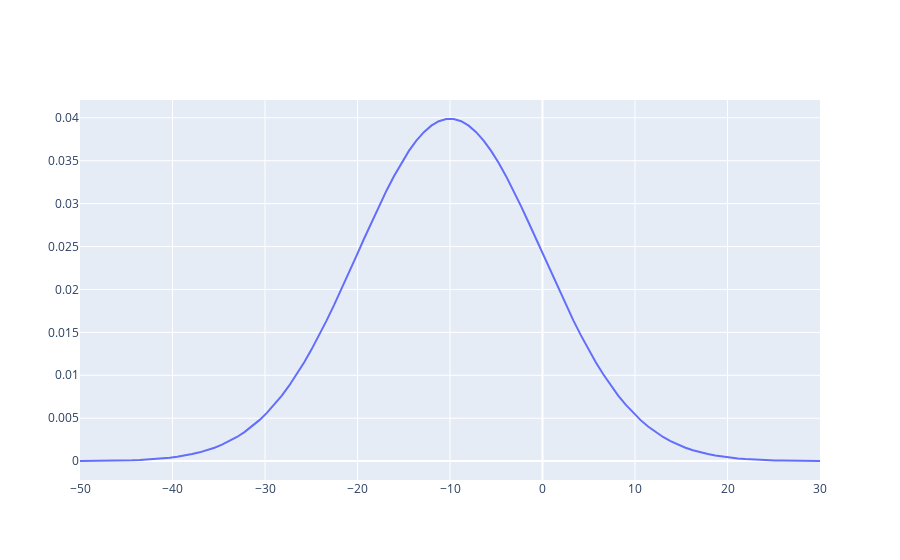

The notebook cell this image was saved under:
### Code cell
from scipy import stats

x_values = np.linspace(-50, 30, 100)
density = stats.norm.pdf(x_values, loc=-10, scale=10)  # theoretical density

fig = go.Figure(
    data=[
        go.Scatter(
            x=x_values,
            y=density,
            mode='lines'
        )
    ]
)
fig.show()
